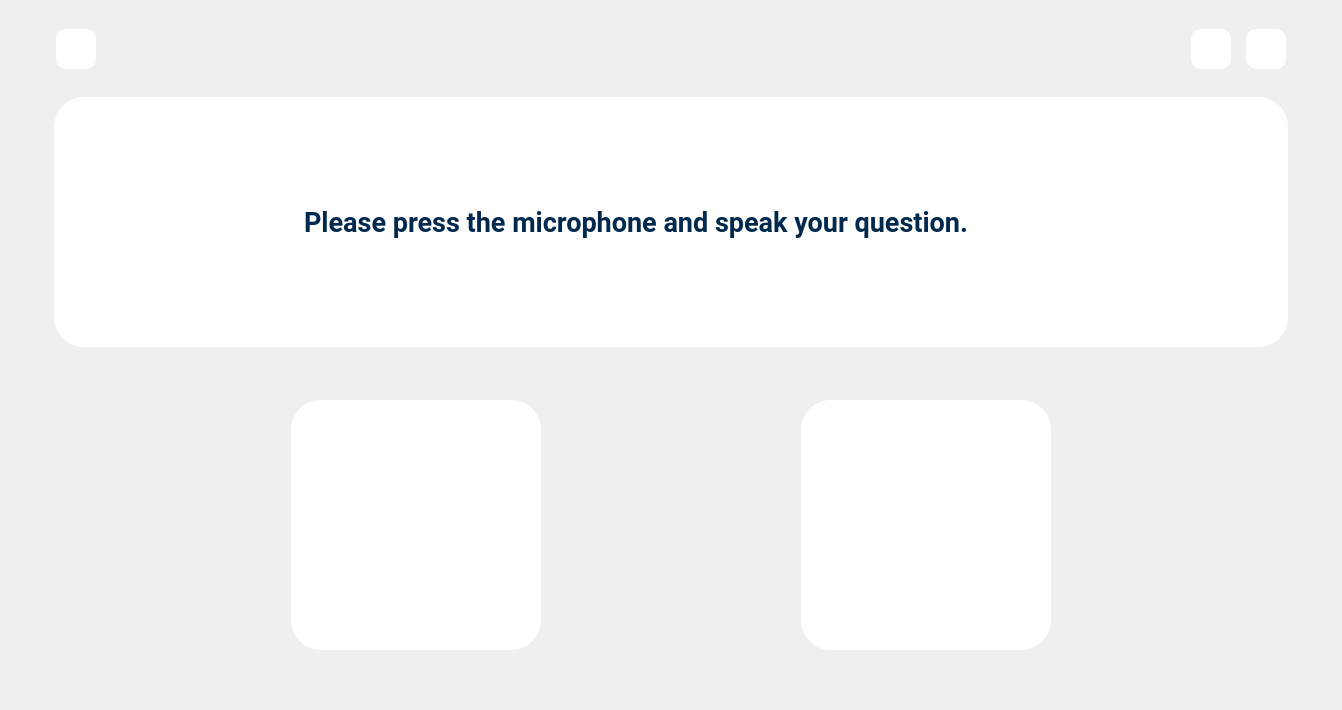
      <widget class="QWidget" name="page_qna">
       <layout class="QVBoxLayout" name="verticalLayout_4" stretch="0">
        <item>
         <widget class="QWidget" name="widget_5" native="true">
          <layout class="QVBoxLayout" name="verticalLayout_7">
           <property name="leftMargin">
            <number>30</number>
           </property>
           <property name="rightMargin">
            <number>30</number>
           </property>
           <item>
            <widget class="QWidget" name="widget_20" native="true">
             <property name="maximumSize">
              <size>
               <width>16777215</width>
               <height>70</height>
              </size>
             </property>
             <layout class="QHBoxLayout" name="horizontalLayout_8">
              <property name="leftMargin">
               <number>0</number>
              </property>
              <property name="topMargin">
               <number>0</number>
              </property>
              <property name="rightMargin">
               <number>0</number>
              </property>
              <property name="bottomMargin">
               <number>0</number>
              </property>
              <item>
               <widget class="QWidget" name="widget_19" native="true">
                <property name="maximumSize">
                 <size>
                  <width>16777215</width>
                  <height>60</height>
                 </size>
                </property>
                <property name="styleSheet">
                 <string notr="true"/>
                </property>
                <layout class="QHBoxLayout" name="horizontalLayout_13">
                 <property name="spacing">
                  <number>15</number>
                 </property>
                 <property name="leftMargin">
                  <number>15</number>
                 </property>
                 <property name="rightMargin">
                  <number>15</number>
                 </property>
                 <item>
                  <widget class="QPushButton" name="btn_home_qna">
                   <property name="minimumSize">
                    <size>
                     <width>40</width>
                     <height>40</height>
                    </size>
                   </property>
                   <property name="maximumSize">
                    <size>
                     <width>40</width>
                     <height>40</height>
                    </size>
                   </property>
                   <property name="font">
                    <font>
                     <family>Roboto</family>
                     <pointsize>25</pointsize>
                     <weight>75</weight>
                     <bold>true</bold>
                    </font>
                   </property>
                   <property name="styleSheet">
                    <string notr="true">
background-color: rgb(255, 255, 255);
color: rgb(0, 41, 77);
border-radius:  10px;</string>
                   </property>
                   <property name="text">
                    <string/>
                   </property>
                   <property name="icon">
                    <iconset resource="resources/resources.qrc">
                     <normaloff>:/icon/icon/basic-ui_17055247.png</normaloff>:/icon/icon/basic-ui_17055247.png</iconset>
                   </property>
                   <property name="iconSize">
                    <size>
                     <width>25</width>
                     <height>25</height>
                    </size>
                   </property>
                  </widget>
                 </item>
                 <item>
                  <spacer name="horizontalSpacer_2">
                   <property name="orientation">
                    <enum>Qt::Horizontal</enum>
                   </property>
                   <property name="sizeHint" stdset="0">
                    <size>
                     <width>1080</width>
                     <height>20</height>
                    </size>
                   </property>
                  </spacer>
                 </item>
                 <item>
                  <widget class="QLabel" name="label_8">
                   <property name="minimumSize">
                    <size>
                     <width>40</width>
                     <height>40</height>
                    </size>
                   </property>
                   <property name="maximumSize">
                    <size>
                     <width>40</width>
                     <height>40</height>
                    </size>
                   </property>
                   <property name="styleSheet">
                    <string notr="true">
background-color: rgb(255, 255, 255);
color: rgb(0, 41, 77);
border-radius:  10px;</string>
                   </property>
                   <property name="text">
                    <string/>
                   </property>
                   <property name="pixmap">
                    <pixmap resource="resources/resources.qrc">:/logo/Logos/Fablab Logo-aftercut.png</pixmap>
                   </property>
                   <property name="scaledContents">
                    <bool>true</bool>
                   </property>
                  </widget>
                 </item>
                 <item>
                  <widget class="QLabel" name="label_9">
                   <property name="minimumSize">
                    <size>
                     <width>40</width>
                     <height>40</height>
                    </size>
                   </property>
                   <property name="maximumSize">
                    <size>
                     <width>40</width>
                     <height>40</height>
                    </size>
                   </property>
                   <property name="styleSheet">
                    <string notr="true">
background-color: rgb(255, 255, 255);
color: rgb(0, 41, 77);
border-radius:  10px;</string>
                   </property>
                   <property name="text">
                    <string/>
                   </property>
                   <property name="pixmap">
                    <pixmap resource="resources/resources.qrc">:/logo/Logos/Logo BK.png</pixmap>
                   </property>
                   <property name="scaledContents">
                    <bool>true</bool>
                   </property>
                  </widget>
                 </item>
                </layout>
               </widget>
              </item>
             </layout>
            </widget>
           </item>
           <item>
            <widget class="QWidget" name="widget_8" native="true">
             <layout class="QVBoxLayout" name="verticalLayout_3">
              <property name="spacing">
               <number>10</number>
              </property>
              <property name="leftMargin">
               <number>0</number>
              </property>
              <property name="topMargin">
               <number>0</number>
              </property>
              <property name="rightMargin">
               <number>0</number>
              </property>
              <property name="bottomMargin">
               <number>10</number>
              </property>
              <item>
               <widget class="QWidget" name="widget_6" native="true">
                <layout class="QHBoxLayout" name="horizontalLayout_5">
                 <property name="leftMargin">
                  <number>13</number>
                 </property>
                 <property name="topMargin">
                  <number>13</number>
                 </property>
                 <property name="rightMargin">
                  <number>13</number>
                 </property>
                 <property name="bottomMargin">
                  <number>13</number>
                 </property>
                 <item>
                  <widget class="QWidget" name="widget_7" native="true">
                   <property name="minimumSize">
                    <size>
                     <width>0</width>
                     <height>250</height>
                    </size>
                   </property>
                   <property name="maximumSize">
                    <size>
                     <width>16777215</width>
                     <height>300</height>
                    </size>
                   </property>
                   <property name="styleSheet">
                    <string notr="true">background-color: rgb(255, 255, 255);
color: rgb(0, 41, 77);
border-radius:  30px;
</string>
                   </property>
                   <layout class="QHBoxLayout" name="horizontalLayout_6" stretch="1,0">
                    <property name="spacing">
                     <number>20</number>
                    </property>
                    <property name="leftMargin">
                     <number>30</number>
                    </property>
                    <property name="rightMargin">
                     <number>30</number>
                    </property>
                    <item>
                     <widget class="QLabel" name="label_3">
                      <property name="minimumSize">
                       <size>
                        <width>200</width>
                        <height>200</height>
                       </size>
                      </property>
                      <property name="maximumSize">
                       <size>
                        <width>200</width>
                        <height>200</height>
                       </size>
                      </property>
                      <property name="font">
                       <font>
                        <family>Roboto</family>
                        <pointsize>12</pointsize>
                       </font>
                      </property>
                      <property name="text">
                       <string/>
                      </property>
                      <property name="pixmap">
                       <pixmap resource="resources/resources.qrc">:/robot/robot/floating-minimal-robot.PNG</pixmap>
                      </property>
                      <property name="scaledContents">
                       <bool>true</bool>
                      </property>
                     </widget>
                    </item>
                    <item>
                     <widget class="QLabel" name="prompt_qna">
                      <property name="sizePolicy">
                       <sizepolicy hsizetype="Minimum" vsizetype="Fixed">
                        <horstretch>0</horstretch>
                        <verstretch>0</verstretch>
                       </sizepolicy>
                      </property>
                      <property name="minimumSize">
                       <size>
                        <width>0</width>
                        <height>0</height>
                       </size>
                      </property>
                      <property name="maximumSize">
                       <size>
                        <width>16777215</width>
                        <height>300</height>
                       </size>
                      </property>
                      <property name="font">
                       <font>
                        <family>Roboto</family>
                        <pointsize>20</pointsize>
                        <weight>75</weight>
                        <bold>true</bold>
                       </font>
                      </property>
                      <property name="text">
                       <string>Please press the microphone and speak your question.</string>
                      </property>
                      <property name="scaledContents">
                       <bool>false</bool>
                      </property>
                      <property name="wordWrap">
                       <bool>true</bool>
                      </property>
                     </widget>
                    </item>
                   </layout>
                  </widget>
                 </item>
                </layout>
               </widget>
              </item>
              <item>
               <widget class="QWidget" name="widget_14" native="true">
                <property name="styleSheet">
                 <string notr="true">QPushButton:hover {
	border-color: #4c96f7;
}</string>
                </property>
                <layout class="QHBoxLayout" name="horizontalLayout_7">
                 <property name="spacing">
                  <number>80</number>
                 </property>
                 <property name="leftMargin">
                  <number>30</number>
                 </property>
                 <property name="topMargin">
                  <number>30</number>
                 </property>
                 <property name="rightMargin">
                  <number>30</number>
                 </property>
                 <property name="bottomMargin">
                  <number>30</number>
                 </property>
                 <item>
                  <spacer name="horizontalSpacer_5">
                   <property name="sizeHint" stdset="0">
                    <size>
                     <width>40</width>
                     <height>20</height>
                    </size>
                   </property>
                  </spacer>
                 </item>
                 <item>
                  <widget class="QPushButton" name="btn_speaker">
                   <property name="minimumSize">
                    <size>
                     <width>250</width>
                     <height>250</height>
                    </size>
                   </property>
                   <property name="maximumSize">
                    <size>
                     <width>250</width>
                     <height>250</height>
                    </size>
                   </property>
                   <property name="styleSheet">
                    <string notr="true">background-color: rgb(255, 255, 255);
color: rgb(0, 41, 77);
border-radius:  30px;
</string>
                   </property>
                   <property name="text">
                    <string/>
                   </property>
                   <property name="icon">
                    <iconset resource="resources/resources.qrc">
                     <normaloff>:/icon/icon/speaker.png</normaloff>:/icon/icon/speaker.png</iconset>
                   </property>
                   <property name="iconSize">
                    <size>
                     <width>125</width>
                     <height>125</height>
                    </size>
                   </property>
                  </widget>
                 </item>
                 <item>
                  <widget class="QPushButton" name="btn_micro">
                   <property name="minimumSize">
                    <size>
                     <width>250</width>
                     <height>250</height>
                    </size>
                   </property>
                   <property name="maximumSize">
                    <size>
                     <width>250</width>
                     <height>250</height>
                    </size>
                   </property>
                   <property name="styleSheet">
                    <string notr="true">background-color: rgb(255, 255, 255);
color: rgb(0, 41, 77);
border-radius:  30px;
</string>
                   </property>
                   <property name="text">
                    <string/>
                   </property>
                   <property name="icon">
                    <iconset resource="resources/resources.qrc">
                     <normaloff>:/icon/icon/microphone.png</normaloff>:/icon/icon/microphone.png</iconset>
                   </property>
                   <property name="iconSize">
                    <size>
                     <width>125</width>
                     <height>125</height>
                    </size>
                   </property>
                  </widget>
                 </item>
                 <item>
                  <spacer name="horizontalSpacer_6">
                   <property name="sizeHint" stdset="0">
                    <size>
                     <width>40</width>
                     <height>20</height>
                    </size>
                   </property>
                  </spacer>
                 </item>
                </layout>
               </widget>
              </item>
             </layout>
            </widget>
           </item>
          </layout>
         </widget>
        </item>
       </layout>
      </widget>
